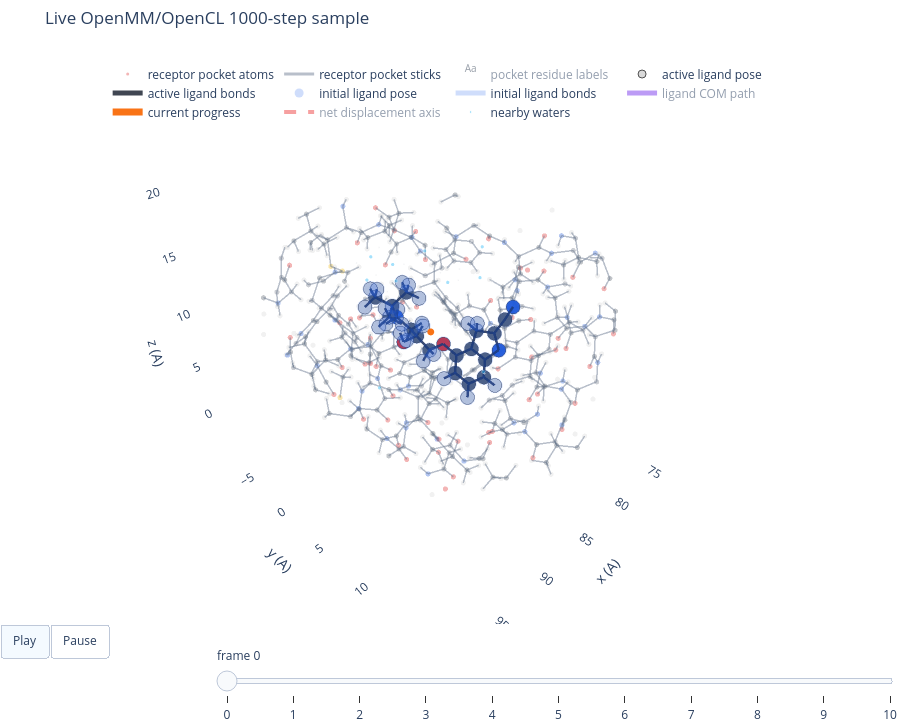

Notebook code cell kept with this figure:
### Code cell
fig = make_ligand_motion_figure(
    trajectory,
    title="Live OpenMM/OpenCL 1000-step sample",
    frame_interval_ms=250,
)
fig.show()

### Figure 1 — Plotly figure (JSON) as saved in the notebook; plotly's stock layout.template omitted (floating-point values rounded to 4 significant figures; data arrays with more than 128 entries replaced by an {"elided": "..."} marker saying what was removed)
{"data": [{"hovertemplate": "%{text}<extra>receptor pocket</extra>", "marker": {"color": {"elided": "619 str values"}, "line": {"width": 0}, "opacity": 0.34, "size": 3}, "mode": "markers", "name": "receptor pocket atoms", "text": {"elided": "619 str values"}, "type": "scatter3d", "x": {"elided": "619 float values"}, "y": {"elided": "619 float values"}, "z": {"elided": "619 float values"}}, {"hoverinfo": "skip", "line": {"color": "#64748b", "width": 3}, "mode": "lines", "name": "receptor pocket sticks", "opacity": 0.46, "type": "scatter3d", "x": {"elided": "1740 float values"}, "y": {"elided": "1740 float values"}, "z": {"elided": "1740 float values"}}, {"hoverinfo": "skip", "mode": "text", "name": "pocket residue labels", "text": ["A:ASP121", "A:ASN329", "A:SER215", "A:ASN310", "A:VAL125"], "textfont": {"color": "#334155", "size": 11}, "type": "scatter3d", "visible": "legendonly", "x": [91.67, 84.58, 85.62, 78.73, 87.45], "y": [2.08, -2.666, 10.27, 5.641, 3.619], "z": [6.356, 7.476, 1.819, 9.667, 1.243]}, {"hovertemplate": "%{text}<br>time=0.000 ps<extra>active ligand</extra>", "marker": {"color": ["#d8d8d8", "#dc2626", "#4f5965", "#1f58d6", "#4f5965", "#1f58d6", "#4f5965", "#4f5965", "#4f5965", "#4f5965", "#dc2626", "#4f5965", "#4f5965", "#4f5965", "#4f5965", "#4f5965", "#4f5965", "#1f58d6", "#4f5965", "#4f5965", "#4f5965", "#4f5965", "#d8d8d8", "#d8d8d8", "#d8d8d8", "#d8d8d8", "#d8d8d8", "#d8d8d8", "#d8d8d8", "#d8d8d8", "#d8d8d8", "#d8d8d8", "#d8d8d8", "#d8d8d8", "#d8d8d8", "#d8d8d8", "#d8d8d8", "#d8d8d8", "#d8d8d8", "#d8d8d8", "#d8d8d8", "#d8d8d8", "#d8d8d8"], "line": {"width": 1}, "opacity": 0.95, "size": 8}, "mode": "markers", "name": "active ligand pose", "text": ["A:P321 H01", "A:P321 O2", "A:P321 C10", "A:P321 N3", "A:P321 C11", "A:P321 N2", "A:P321 C12", "A:P321 C15", "A:P321 C13", "A:P321 C9", "A:P321 O1", "A:P321 C4", "A:P321 C5", "A:P321 C6", "A:P321 C7", "A:P321 C8", "A:P321 C3", "A:P321 N1", "A:P321 C1", "A:P321 C2", "A:P321 C16", "A:P321 C14", "A:P321 H1", "A:P321 H2", "A:P321 H5", "A:P321 H6", "A:P321 H7", "A:P321 H9C1", "A:P321 H9C2", "A:P321 H10", "A:P321 HA", "A:P321 H111", "A:P321 H112", "A:P321 HB", "A:P321 H131", "A:P321 H132", "A:P321 H133", "A:P321 H141", "A:P321 H142", "A:P321 H143", "A:P321 H151", "A:P321 H152", "A:P321 H153"], "type": "scatter3d", "x": [87.18, 87.11, 86.59, 82.72, 87.49, 87.92, 88.48, 87.38, 89.65, 86.43, 85.86, 85.7, 86.24, 86.08, 85.39, 84.84, 85.0, 84.15, 83.82, 84.29, 83.21, 88.97, 84.93, 83.44, 86.79, 86.51, 85.26, 87.43, 85.76, 85.59, 86.72, 88.43, 86.97, 88.66, 90.45, 90.09, 89.33, 88.14, 89.44, 89.75, 87.04, 87.77, 86.51], "y": [0.3433, 0.8473, 1.873, 8.373, 2.205, 1.018, 1.195, 1.648, 2.179, 3.159, 4.159, 5.444, 5.853, 7.177, 8.098, 7.688, 6.365, 8.417, 7.613, 6.209, 8.078, -0.1933, 5.852, 5.514, 5.173, 7.485, 9.13, 3.463, 2.959, 1.549, 0.02174, 2.666, 2.88, 0.5719, 1.828, 2.24, 3.201, -0.9302, -0.141, -0.5593, 2.679, 1.645, 0.9591], "z": [9.207, 6.252, 7.093, 11.08, 8.317, 9.157, 10.52, 11.48, 10.52, 6.259, 7.099, 6.565, 5.331, 4.9, 5.699, 6.895, 7.317, 7.825, 8.837, 8.626, 10.04, 10.91, 9.445, 8.572, 4.7, 3.961, 5.406, 5.89, 5.397, 7.448, 6.548, 7.992, 9.01, 8.638, 9.833, 11.54, 10.22, 10.96, 11.91, 10.21, 11.25, 12.52, 11.45]}, {"hoverinfo": "skip", "line": {"color": "#111827", "width": 5}, "mode": "lines", "name": "active ligand bonds", "opacity": 0.8, "type": "scatter3d", "x": {"elided": "132 float values"}, "y": {"elided": "132 float values"}, "z": {"elided": "132 float values"}}, {"hovertemplate": "%{text}<extra>initial ligand pose</extra>", "marker": {"color": "#2563eb", "opacity": 0.22, "size": 9}, "mode": "markers", "name": "initial ligand pose", "text": ["A:P321 H01", "A:P321 O2", "A:P321 C10", "A:P321 N3", "A:P321 C11", "A:P321 N2", "A:P321 C12", "A:P321 C15", "A:P321 C13", "A:P321 C9", "A:P321 O1", "A:P321 C4", "A:P321 C5", "A:P321 C6", "A:P321 C7", "A:P321 C8", "A:P321 C3", "A:P321 N1", "A:P321 C1", "A:P321 C2", "A:P321 C16", "A:P321 C14", "A:P321 H1", "A:P321 H2", "A:P321 H5", "A:P321 H6", "A:P321 H7", "A:P321 H9C1", "A:P321 H9C2", "A:P321 H10", "A:P321 HA", "A:P321 H111", "A:P321 H112", "A:P321 HB", "A:P321 H131", "A:P321 H132", "A:P321 H133", "A:P321 H141", "A:P321 H142", "A:P321 H143", "A:P321 H151", "A:P321 H152", "A:P321 H153"], "type": "scatter3d", "x": [87.18, 87.11, 86.59, 82.72, 87.49, 87.92, 88.48, 87.38, 89.65, 86.43, 85.86, 85.7, 86.24, 86.08, 85.39, 84.84, 85.0, 84.15, 83.82, 84.29, 83.21, 88.97, 84.93, 83.44, 86.79, 86.51, 85.26, 87.43, 85.76, 85.59, 86.72, 88.43, 86.97, 88.66, 90.45, 90.09, 89.33, 88.14, 89.44, 89.75, 87.04, 87.77, 86.51], "y": [0.3433, 0.8473, 1.873, 8.373, 2.205, 1.018, 1.195, 1.648, 2.179, 3.159, 4.159, 5.444, 5.853, 7.177, 8.098, 7.688, 6.365, 8.417, 7.613, 6.209, 8.078, -0.1933, 5.852, 5.514, 5.173, 7.485, 9.13, 3.463, 2.959, 1.549, 0.02174, 2.666, 2.88, 0.5719, 1.828, 2.24, 3.201, -0.9302, -0.141, -0.5593, 2.679, 1.645, 0.9591], "z": [9.207, 6.252, 7.093, 11.08, 8.317, 9.157, 10.52, 11.48, 10.52, 6.259, 7.099, 6.565, 5.331, 4.9, 5.699, 6.895, 7.317, 7.825, 8.837, 8.626, 10.04, 10.91, 9.445, 8.572, 4.7, 3.961, 5.406, 5.89, 5.397, 7.448, 6.548, 7.992, 9.01, 8.638, 9.833, 11.54, 10.22, 10.96, 11.91, 10.21, 11.25, 12.52, 11.45]}, {"hoverinfo": "skip", "line": {"color": "#2563eb", "width": 5}, "mode": "lines", "name": "initial ligand bonds", "opacity": 0.22, "type": "scatter3d", "x": {"elided": "132 float values"}, "y": {"elided": "132 float values"}, "z": {"elided": "132 float values"}}, {"hoverinfo": "skip", "line": {"color": "#7c3aed", "width": 5}, "mode": "lines", "name": "ligand COM path", "type": "scatter3d", "visible": "legendonly", "x": [86.73, 86.5, 86.74, 87.08, 87.17, 86.71, 87.01, 86.64, 86.89, 86.59, 86.63], "y": [3.626, 3.526, 3.408, 3.097, 3.135, 3.308, 2.974, 3.009, 3.194, 3.345, 3.259], "z": [8.437, 8.222, 8.604, 9.272, 8.969, 9.843, 9.325, 9.595, 9.618, 9.539, 9.818]}, {"hoverinfo": "skip", "line": {"color": "#f97316", "width": 7}, "marker": {"color": "#f97316", "size": 4}, "mode": "lines+markers", "name": "current progress", "type": "scatter3d", "x": [86.73], "y": [3.626], "z": [8.437]}, {"hoverinfo": "skip", "line": {"color": "#ef4444", "dash": "dash", "width": 4}, "mode": "lines", "name": "net displacement axis", "type": "scatter3d", "visible": "legendonly", "x": [86.73, 86.63], "y": [3.626, 3.259], "z": [8.437, 9.818]}, {"hovertemplate": "%{text}<extra>nearby water</extra>", "marker": {"color": ["#38bdf8", "#e5e7eb", "#e5e7eb", "#38bdf8", "#e5e7eb", "#e5e7eb", "#e5e7eb", "#38bdf8", "#e5e7eb", "#e5e7eb", "#e5e7eb", "#38bdf8", "#38bdf8", "#38bdf8", "#e5e7eb", "#e5e7eb", "#e5e7eb", "#e5e7eb", "#e5e7eb", "#e5e7eb", "#e5e7eb", "#e5e7eb", "#38bdf8", "#38bdf8", "#38bdf8", "#e5e7eb", "#38bdf8", "#e5e7eb", "#e5e7eb", "#e5e7eb"], "opacity": 0.46, "size": [4, 2, 2, 4, 2, 2, 2, 4, 2, 2, 2, 4, 4, 4, 2, 2, 2, 2, 2, 2, 2, 2, 4, 4, 4, 2, 4, 2, 2, 2]}, "mode": "markers", "name": "nearby waters", "text": ["A:TIP334 OH2", "A:TIP334 H2", "A:TIP334 H1", "A:TIP364 OH2", "A:TIP374 H2", "A:TIP381 H1", "A:TIP364 H1", "A:TIP318 OH2", "A:TIP364 H2", "A:TIP38 H2", "A:TIP38 H1", "A:TIP374 OH2", "A:TIP381 OH2", "A:TIP38 OH2", "A:TIP353 H2", "A:TIP318 H2", "A:TIP318 H1", "A:TIP352 H2", "A:TIP352 H1", "A:TIP381 H2", "A:TIP374 H1", "A:TIP323 H1", "A:TIP352 OH2", "A:TIP367 OH2", "A:TIP323 OH2", "A:TIP367 H2", "A:TIP353 OH2", "A:TIP353 H1", "A:TIP363 H2", "A:TIP389 H2"], "type": "scatter3d", "x": [84.5, 84.17, 84.77, 83.58, 85.09, 87.31, 84.17, 85.34, 83.27, 90.09, 90.16, 85.59, 87.87, 90.02, 82.33, 84.48, 85.74, 86.44, 87.77, 88.58, 85.81, 91.31, 86.94, 88.83, 90.56, 88.01, 81.63, 81.92, 89.03, 79.72], "y": [3.259, 4.07, 2.73, 5.725, -1.073, 9.756, 5.769, 1.595, 6.623, 0.5297, 1.89, -1.874, 10.13, 0.9632, 4.45, 1.671, 0.8458, -3.008, -3.196, 10.55, -2.18, 4.04, -3.633, -0.5929, 4.144, -0.5592, 4.138, 3.267, -2.121, 0.04667], "z": [11.81, 12.19, 12.56, 12.88, 11.92, 8.047, 13.63, 14.24, 12.77, 4.007, 3.347, 11.77, 8.722, 3.157, 13.58, 14.63, 14.68, 10.68, 9.984, 8.236, 12.65, 14.28, 10.15, 14.23, 14.86, 14.72, 14.15, 14.42, 13.18, 9.757]}, {"mode": "markers", "name": "ions", "type": "scatter3d", "x": [], "y": [], "z": []}, {"mode": "markers", "name": "selected membrane context", "type": "scatter3d", "x": [], "y": [], "z": []}], "layout": {"height": 720, "legend": {"orientation": "h", "x": 0.02, "y": 0.98}, "margin": {"b": 0, "l": 0, "r": 0, "t": 48}, "scene": {"aspectmode": "data", "xaxis": {"showbackground": false, "title": {"text": "x (A)"}}, "yaxis": {"showbackground": false, "title": {"text": "y (A)"}}, "zaxis": {"showbackground": false, "title": {"text": "z (A)"}}}, "sliders": [{"active": 0, "currentvalue": {"prefix": "frame "}, "steps": [{"args": [["0"], {"frame": {"duration": 0, "redraw": true}, "mode": "immediate", "transition": {"duration": 0}}], "label": "0", "method": "animate"}, {"args": [["1"], {"frame": {"duration": 0, "redraw": true}, "mode": "immediate", "transition": {"duration": 0}}], "label": "1", "method": "animate"}, {"args": [["2"], {"frame": {"duration": 0, "redraw": true}, "mode": "immediate", "transition": {"duration": 0}}], "label": "2", "method": "animate"}, {"args": [["3"], {"frame": {"duration": 0, "redraw": true}, "mode": "immediate", "transition": {"duration": 0}}], "label": "3", "method": "animate"}, {"args": [["4"], {"frame": {"duration": 0, "redraw": true}, "mode": "immediate", "transition": {"duration": 0}}], "label": "4", "method": "animate"}, {"args": [["5"], {"frame": {"duration": 0, "redraw": true}, "mode": "immediate", "transition": {"duration": 0}}], "label": "5", "method": "animate"}, {"args": [["6"], {"frame": {"duration": 0, "redraw": true}, "mode": "immediate", "transition": {"duration": 0}}], "label": "6", "method": "animate"}, {"args": [["7"], {"frame": {"duration": 0, "redraw": true}, "mode": "immediate", "transition": {"duration": 0}}], "label": "7", "method": "animate"}, {"args": [["8"], {"frame": {"duration": 0, "redraw": true}, "mode": "immediate", "transition": {"duration": 0}}], "label": "8", "method": "animate"}, {"args": [["9"], {"frame": {"duration": 0, "redraw": true}, "mode": "immediate", "transition": {"duration": 0}}], "label": "9", "method": "animate"}, {"args": [["10"], {"frame": {"duration": 0, "redraw": true}, "mode": "immediate", "transition": {"duration": 0}}], "label": "10", "method": "animate"}], "x": 0.18, "y": 0}], "title": {"text": "Live OpenMM/OpenCL 1000-step sample"}, "updatemenus": [{"buttons": [{"args": [null, {"frame": {"duration": 250, "redraw": true}, "fromcurrent": true, "mode": "immediate", "transition": {"duration": 0}}], "label": "Play", "method": "animate"}, {"args": [[null], {"frame": {"duration": 0, "redraw": false}, "mode": "immediate", "transition": {"duration": 0}}], "label": "Pause", "method": "animate"}], "direction": "left", "type": "buttons", "x": 0.02, "y": 0}]}}
